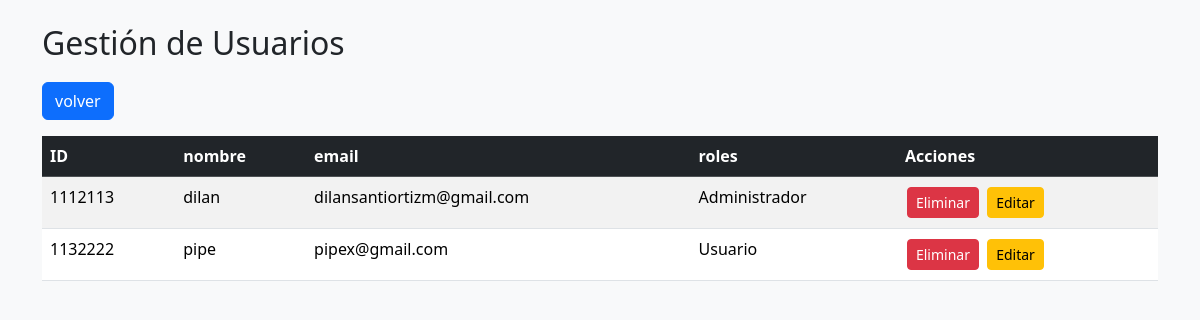
Page /admin/adminuser.php on the earlier database version.
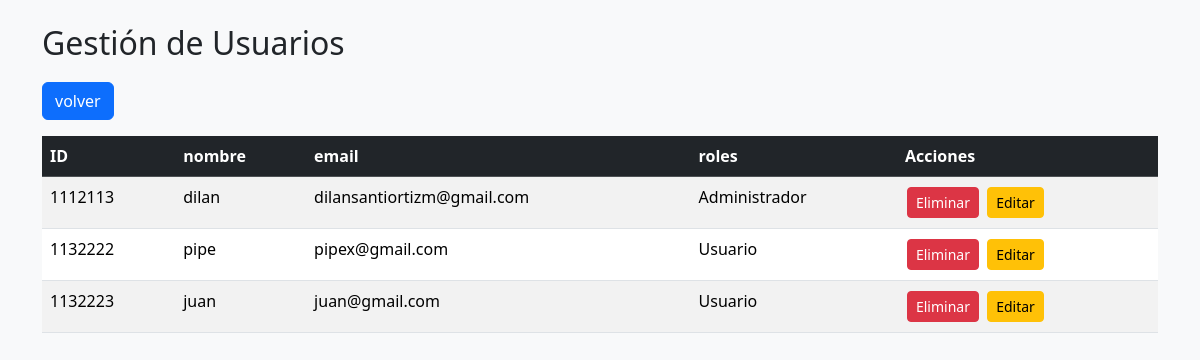
Same page on the later database version.
### tables this page shows
CREATE TABLE `usuario` (
  `id_usuario` int(11) NOT NULL,
  `id_role` int(11) NOT NULL,
  `nombre` varchar(100) NOT NULL,
  `email` varchar(100) NOT NULL,
  `password` varchar(500) NOT NULL
);

CREATE TABLE `roles` (
  `id_role` int(11) NOT NULL,
  `nombre_rol` varchar(20) NOT NULL
);

### admin/adminuser.php (the view, shortened to what this page needs)
<?php
$db = new Database();
$con = $db->conectar();
$sql = $con->prepare("SELECT u.id_usuario, u.nombre, u.email, r.id_role, r.nombre_rol FROM usuario AS u
INNER JOIN roles AS r ON u.id_role = r.id_role;");
$sql->execute();
$usuarios = $sql->fetchAll(PDO::FETCH_ASSOC);
?>
<!DOCTYPE html>
<html lang="es">
<head>
    <link href="https://cdn.jsdelivr.net/npm/bootstrap@5.3.3/dist/css/bootstrap.min.css" rel="stylesheet">
</head>
<body>
<div class="container mt-4">
        <h2>Gestión de Usuarios</h2>
        <a href="admin.php" class="btn btn-primary mb-3">volver</a>
        <div class="table-responsive">
            <table class="table table-striped table-hover">
                <thead class="table-dark">
                    <tr>
                        <th>ID</th>
                        <th>nombre</th>
                        <th>email</th>
                        <th>roles</th>
                        <th>Acciones</th>
                    </tr>
                </thead>
                <tbody>
                    <?php foreach ($usuarios as $u): ?>
                        <tr>
                            <td><?= $u['id_usuario'] ?></td>
                            <td><?= $u['nombre'] ?></td>
                            <td><?= $u['email'] ?></td>
                            <td><?= $u['nombre_rol'] ?></td>
                            <td>
                                <form method="POST" class="d-inline">
                                    <button class="btn btn-sm btn-danger" name="eliminar"
                                        onclick="return confirm('Estás seguro de eliminar este usuario')">
                                        Eliminar
                                    </button>
                                    <a href=""
                                    onclick="window.open('updateuser.php?id_usuario=<?= $u['id_usuario'] ?>', '', 'width=500, height=500, toolbar=no'); return false;"
                                    class="btn btn-sm btn-warning">Editar</a>
                                </form>
                            </td>
                        </tr>
                    <?php endforeach; ?>
                </tbody>
            </table>
        </div>
    </div>
</body>
</html>

Differences in the rows shown:
added usuario: id_usuario "1132223", nombre "juan", email "juan@gmail.com", id_role.nombre_rol "Usuario"
